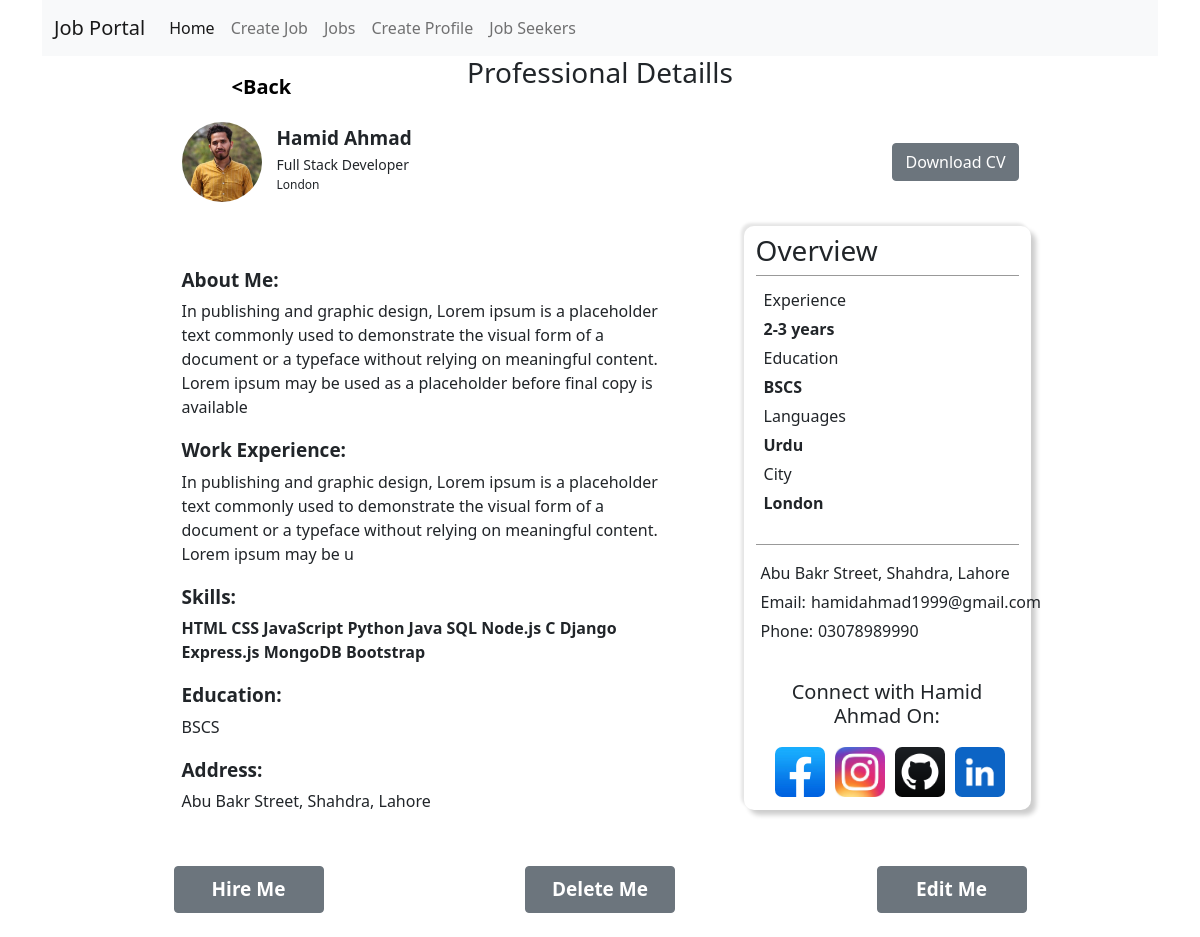
/jobs/professionaldetails/hamid-ahmad/, run on the app's committed database.
### jobs/models.py (models this page shows)
class CreateEmployeeModel(models.Model):
    Language_Choices=[
        ('Urdu','Urdu'),
        ("English","English"),
        ('German', 'German'),
        ('Punjabi', 'Punjabi'),
        ('Hindi',"Hindi"),
        ('French', 'French')
    ]
    Work_Experience=[
        ("None", "None"),
        ("6 Month", "6 Month"),
        ("1 Year", "1 Year"),
        ("2-3 years", "2-3 Years"),
        ("3-5 Years", "3-5 Years"),
        ("5-7 Years", "5-7 Years"),
        ("7-10 Years", "7-10 Years"),
        ("10-12 Years", "10-12 Years"),
        ("12-15 Years", "12-15 Years"),
        ("15+ Years", "15+ Years"),
    ]
    employeeName=models.CharField(max_length=50, null=False, blank=False, default=None,)
    employeeEmail=models.EmailField( null=False, blank=False, default=None,)
    employeePhone=models.CharField(max_length=11, blank=False, null=False, default=None)
    employeeCity=models.CharField(max_length=25, blank=False, null=False)
    employeeAddress=models.CharField(max_length=200, blank=False, null=False, default=None)
    employeeProfession=models.CharField(max_length=25, blank=True, null=True)
    employeeSkills=models.CharField(max_length=300, blank=False, null=False, default=None)
    employeeEducation=models.CharField(max_length=200, blank=False, null=False, default=None)
    employeeWorkExperience=models.CharField(max_length=200, blank=False, null=False, default=None)
    employeeWorkExperienceYear=models.CharField(choices=Work_Experience,max_length=15, default="None", blank=False, null=False,)
    employeeLanguages=models.CharField( null=False,blank=False,default="Urdu", max_length=60)
    employeeProfessionalSummary=models.CharField(max_length=300, blank=True, null=False, default=None)
    employeeImage=models.ImageField(upload_to='employeeImages/', default=None)
    employeeFacebook=models.CharField(max_length=150, null=False, blank=True)
    employeeInstagram=models.CharField(max_length=150, null=False, blank=True)
    employeeLinkedIn=models.CharField(max_length=150, null=False, blank=True)
    employeeGithub=models.CharField(max_length=150, null=False, blank=True)
    employeeSlug=AutoSlugField(populate_from='employeeName', unique=True, null=True, default=None)
    employeeResume=models.FileField(upload_to='resume/')

### jobs/views.py (the view)
# urls.py: path('professionaldetails/<slug>/', views.ProfessionalDetails, name='profdetail'),
def ProfessionalDetails(request, slug):
    try:
        slug=slug
        professionals=CreateEmployeeModel.objects.get(employeeSlug=slug)
        if(professionals):
            print(professionals)
            return render(request, 'employee/professional_details.html', {'data':professionals})
        else:
            messages.error(request, "Professional details does not exist")
            return redirect('/jobs/professionals')
    except:
        messages.error(request, "Internal Server Error.")
        return redirect('/jobs/createemployeeprofile')

### jobs/templatetags/filter.py (called while the page is built)
def split(value, arg):
    return value.split(arg)

def replace(value):
    return value.replace("[", "").replace("]","",).replace(",","").replace("'","")

### templates/employee/professional_details.html (shortened to what this page needs)
{% extends '../base.html' %}
{% block content %}
{% load filter %}
    <div class="container d-flex justify-content-center mb-4">
        <div class="col-md-10 col-lg-9" style="position: relative;">
            <div class="back_btn mt-3" style="display: inline; position: absolute;left: 50px;"><a style="text-decoration: none;color: black;font-size: 20px; font-weight: bold;" href="/jobs/professionals/">&lt;Back</a></div>
            <h3 class='text-center'>Professional Detaills</h3>
            {% if data %}
            <div class="row" style="display: flex;justify-content: space-between;">
                <div class="first_section_professional col-md-12 my-4" style=" display: flex;justify-content: space-between; align-items: center;">
                    <div class="professional_personal_details_left d-flex   justify-content-start">
                        <div class="professional_personal_image" style="width: 80px; height:    80px; margin-right: 15px;">
                            <img style="width: 100%;height: 100%; border-radius: 50%;" src="/media/{{data.employeeImage}}" alt="">
                        </div>
                        <div class="professional_personal_details_info">
                            <p style="font-size: 19px; padding-top: 2px;margin: 0px;"><b>   {{data.employeeName}}</b></p>
                            <p style="font-size: 14px; padding-top: 2px;margin: 0px;">{{data.employeeProfession}}</p>
                            <p style="font-size: 12px; padding-top: 1px;margin: 0px;">{{data.employeeCity}}</p>
                        </div>
                    </div>
                    <div class="professional_personal_details_right">
                        {% if data.employeeResume %}
                        <button style="font-size: 16px;" class="btn btn-secondary"><a   style="color: white; text-decoration: none;" href="/media/{{data.employeeResume}}" Download>Download CV</a></button>
                        {% endif %}
                    </div>
                </div>
                <div class="col-md-7 my-4">
                    <p class="my-1 py-1">
                        <p style="font-size: 19px;"><b>About Me:</b></p>
                        {{data.employeeProfessionalSummary}}
                    </p>
                    <p class="my-1 py-1">
                        <p style="font-size: 19px;"><b>Work Experience:</b></p>
                        {{data.employeeWorkExperience}}
                    </p>
                    <p class="my-1 py-1">
                        <p style="font-size: 19px;"><b>Skills:</b></p>
                        <b>{{data.employeeSkills|replace}}</b>
                    </p>
                    <p class="my-1 py-1">
                        <p style="font-size: 19px;"><b>Education:</b></p>
                        {{data.employeeEducation}}
                    </p>
                    <p class="my-1 py-1">
                        <p style="font-size: 19px;"><b>Address:</b></p>
                        {{data.employeeAddress}}
                    </p>
                </div>
                <div class="third_section_professinal col-md-5 col-lg-4 my/-4" style=" border-radius: 10px;box-shadow: 5px 5px 5px rgba(0,0,0,0.2), -3px -3px 3px rgba(0,0,0,0.1); height:100%;">
                    <h3 class="my-2" style=" width: 100%; ">Overview</h3>
                    <div class="p-2" style="border-top: 1px solid rgba(0,0,0,0.4);">
                    <p  class="my-1">
                        <p style="margin-bottom: 5px;">Experience</p><p style="margin-right: 15px;margin-bottom: 5px;"><b>{{data.employeeWorkExperienceYear}}</b></p>
                    </p>
                    <p class="my-1">
                        <p style="margin-bottom: 5px;">Education</p><p style="margin-right: 15px; margin-bottom: 5px;"><b>{{data.employeeEducation}}</b></p>
                    </p>
                    <p class="my-1">
                        <p style="margin-bottom: 5px;">Languages</p><p style="margin-right: 15px; margin-bottom: 5px;">
                            <b>{{data.employeeLanguages|replace}}</b>
                        </p>
                    </p>
                    <p class="my-1">
                        <p style="margin-bottom: 5px;">City</p><p style="margin-right: 15px; margin-bottom: 5px;"><b>{{data.employeeCity}}</b></p>
                    </p>
                    </div>
                    <div class="employee_address mt-3 py-3 mb-3">
                        <p>
                            {{data.employeeAddress}}
                        </p>
                        <p>
                            <p style="padding-right: 5px;display: inline;">Email:</p>{{data.employeeEmail}}
                        </p>
                        <p>
                            <p style="padding-right: 5px;display: inline;">Phone:</p>{{data.employeePhone}}
                        </p>
                    </div>
                    {% if data.employeeFacebook or data.employeeInstagram %}
                    <h5 class="text-center">Connect with {{data.employeeName}} On:</h5>
                    <div class="employee_socailmedia my-3">
                        {% if data.employeeFacebook %}
                            <a  class="social_icons" href="{{data.employeeFacebook}}"><img class="social_img" style="width: 50px; height: 50px; border-radius: 7px; margin: 3px 3px;"  src="/static/img/facebook.jpg" alt=""></a>
                        {%endif%}
                        {% if data.employeeInstagram %}
                            <a class="social_icons" href="{{data.employeeInstagram}}"><img class="social_img" style="width: 50px; height: 50px; border-radius: 7px; margin: 3px 3px;"  src="/static/img/instagram.jpg" alt=""></a>
                        {%endif%}
                        {% if data.employeeGithub %}
                            <a class="social_icons" href="{{data.employeeGithub}}"><img s class="social_img" style="width: 50px; height: 50px; border-radius: 7px; margin: 3px 3px;" src="/static/img/github.png" alt=""></a>
                        {%endif%}
                        {% if data.employeeLinkedIn %}
                            <a class="social_icons" href="{{data.employeeLinkedIn}}"><img class="social_img" style="width: 50px; height: 50px; border-radius: 7px; margin: 3px 3px;"  src="/static/img/linkedin.png" alt=""></a>
                        {%endif%}
                    </div>
                    {%endif%}
                </div>
                <button style="width: 150px; font-size: 19px; font-weight: bold;" class="btn btn-secondary py-2 py-2 mt-4 mx-1">Hire Me</button>
                <button style="width: 150px; font-size: 19px; font-weight: bold;" class="btn btn-secondary py-2 py-2 mt-4 mx-1"><a style="text-decoration: none; color: white;" href="/jobs/professionals/delete/{{data.employeeSlug}}">Delete Me</a></button>
                <button style="width: 150px; font-size: 19px; font-weight: bold;" class="btn btn-secondary py-2 py-2 mt-4 mx-1"><a style="text-decoration: none; color: white;" href="/jobs/professionals/edit/{{data.employeeSlug}}">Edit Me</a></button>
            </div>
            {% endif %}
        </div>
    </div>
{% endblock  %}

### static/style.css (style rules this page uses)
* { padding: 0px; margin: 0px; box-sizing: border-box; }
*, *::before, *::after { box-sizing: border-box; }
p { margin: 0xp; padding: 0px; }
.employee_address { padding: 10px 5px; border-top: 0.5px solid rgba(0,0,0,0.4); }
p { margin-bottom: 5px; }
.employee_socailmedia { display: flex; justify-content: center; }
.social_icons { text-decoration: none; width: 50px; height: 50px; margin: 0px 5px; }

### data on the page
CreateEmployeeModel: employeeImage (picture), employeeName "Hamid Ahmad", employeeProfession "Full Stack Developer", employeeCity "London", employeeProfessionalSummary "In publishing and graphic design, Lorem ipsum is a placeholder text commonly used to demonstrate the visual form of a document or a typeface without relying on meaningful content. Lorem ipsum may be used as a placeholder before final copy is available", employeeWorkExperience "In publishing and graphic design, Lorem ipsum is a placeholder text commonly used to demonstrate the visual form of a document or a typeface without relying on meaningful content. Lorem ipsum may be u", employeeSkills "HTML CSS JavaScript Python Java SQL Node.js C Django Express.js MongoDB Bootstrap", employeeEducation "BSCS", employeeAddress "Abu Bakr Street, Shahdra, Lahore", employeeWorkExperienceYear "2-3 years", employeeLanguages "Urdu", employeeEmail "hamidahmad1999@gmail.com", employeePhone "03078989990"
